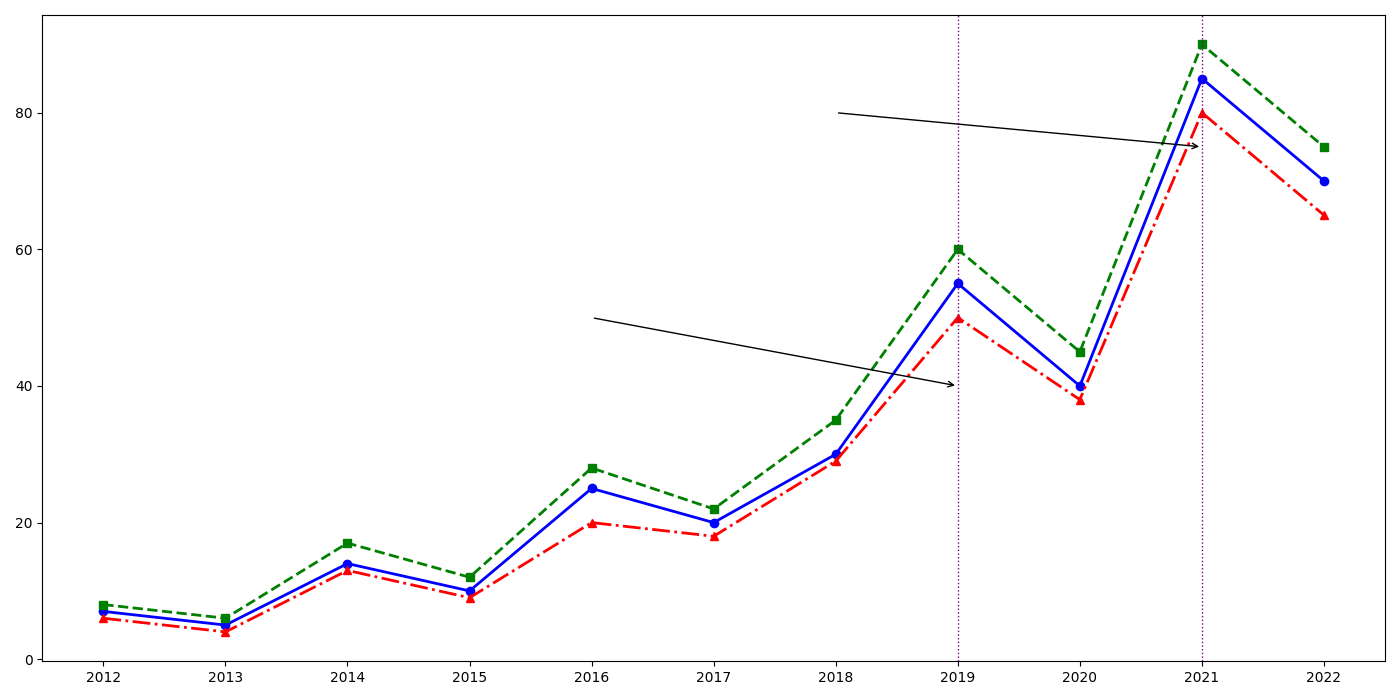

Here is the Python script that generated this plot:
import matplotlib.pyplot as plt
import numpy as np

years = np.arange(2012, 2023)

metropolis_speeds = np.array([7, 5, 14, 10, 25, 20, 30, 55, 40, 85, 70])
atlantis_speeds = np.array([8, 6, 17, 12, 28, 22, 35, 60, 45, 90, 75])
avalon_speeds = np.array([6, 4, 13, 9, 20, 18, 29, 50, 38, 80, 65])

fig, ax = plt.subplots(figsize=(14, 7))

ax.plot(years, metropolis_speeds, color='blue', marker='o', linestyle='-', linewidth=2)
ax.plot(years, atlantis_speeds, color='green', marker='s', linestyle='--', linewidth=2)
ax.plot(years, avalon_speeds, color='red', marker='^', linestyle='-.', linewidth=2)

ax.annotate('', xy=(2019, 40), xytext=(2016, 50),
            arrowprops=dict(facecolor='black', arrowstyle='->'))
ax.annotate('', xy=(2021, 75), xytext=(2018, 80),
            arrowprops=dict(facecolor='black', arrowstyle='->'))

ax.axvline(x=2019, color='purple', linestyle=':', linewidth=1)
ax.axvline(x=2021, color='purple', linestyle=':', linewidth=1)

ax.set_xticks(years)

plt.tight_layout()
plt.show()
